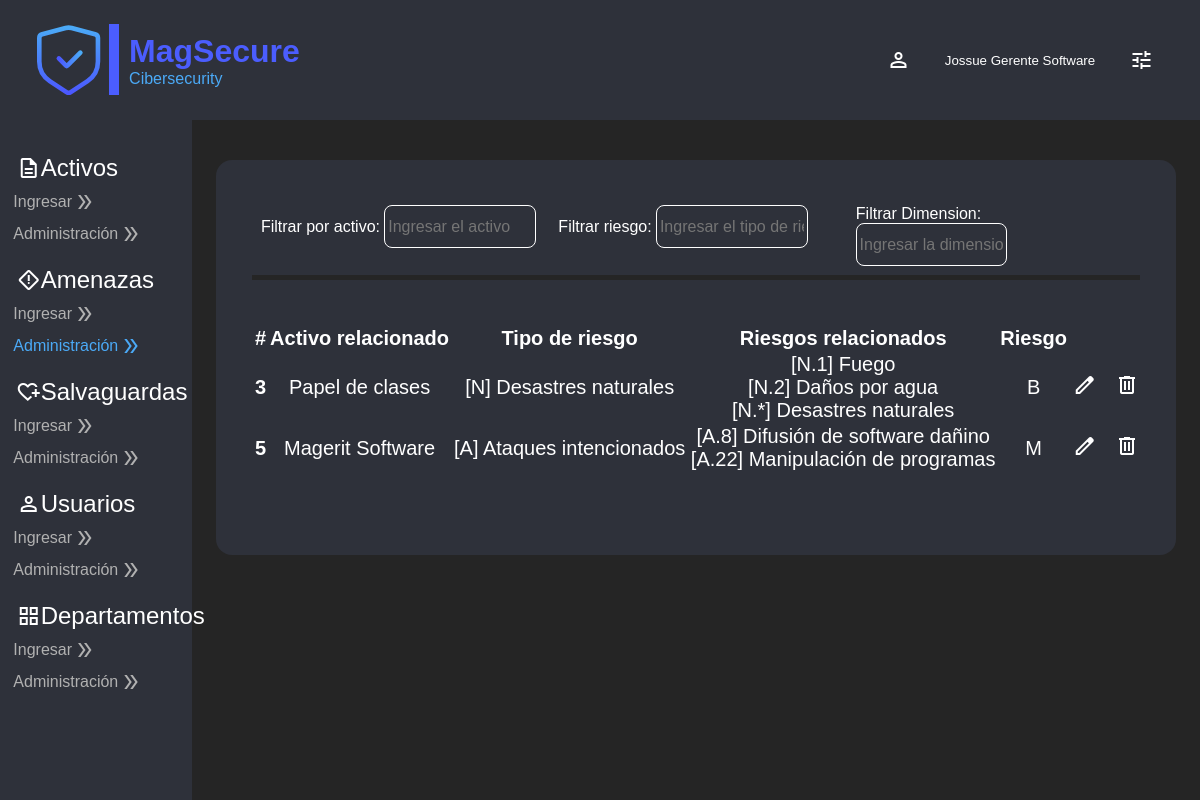
The app's page /home/tableRisks/ (signed in), older data.
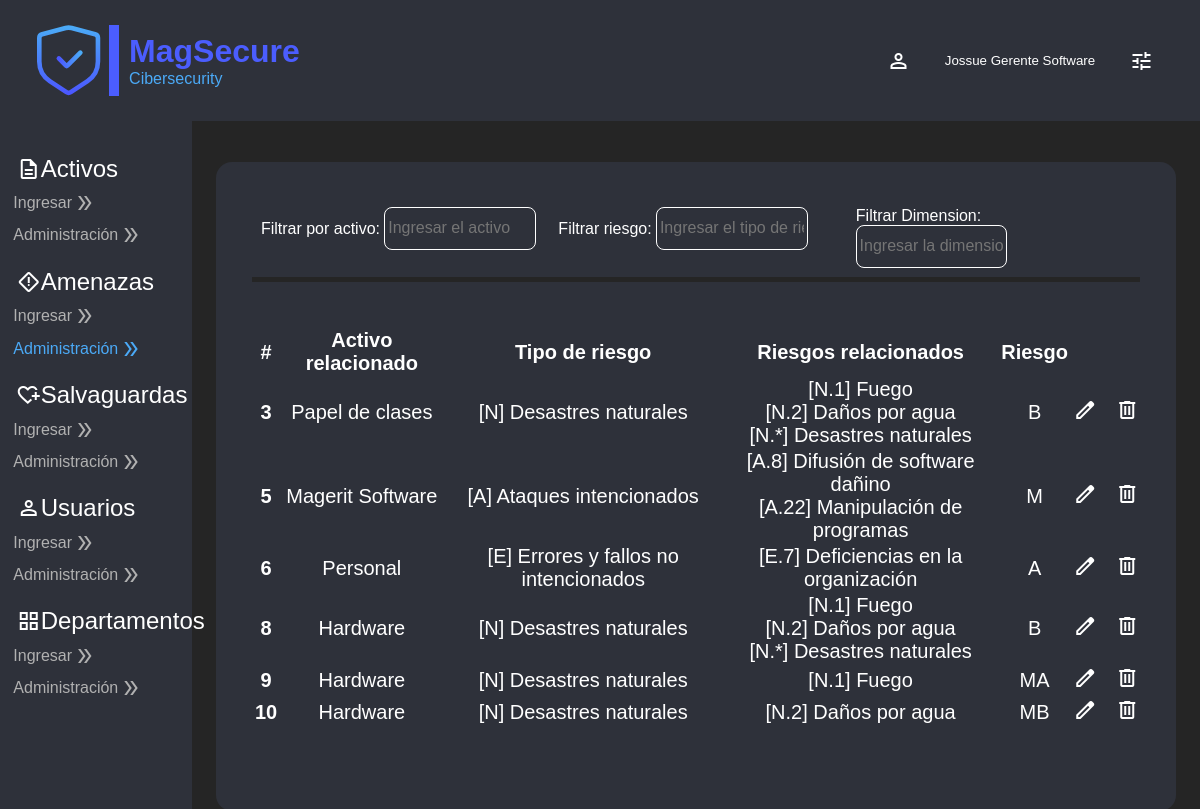
The same page, newer data.
### Users/models.py (models this page shows)
class User(AbstractUser):
    celular = models.CharField(max_length=10, null=False)
    department = models.CharField(max_length=20, null=True)
    workload = models.ForeignKey(Workload, on_delete=models.CASCADE, null=True)

class Workload(models.Model):
    name = models.CharField(max_length=50, null=False)

### InitialPage/models.py (models this page shows)
class AssetsRisk(models.Model):
    risktype = models.ForeignKey(RiskType, on_delete=models.CASCADE, null=True)
    risk = models.ManyToManyField(Risk)
    asset = models.ForeignKey(Assets, on_delete=models.CASCADE, null=True)
    dimention = models.CharField(max_length=255, null=True)

class Assets(models.Model):
    code = models.CharField(max_length=5)
    name = models.TextField(max_length=20)
    ubicationType = models.CharField(max_length=20)
    ubication = models.CharField(max_length=20)
    quantity = models.IntegerField()
    characteristic = models.TextField(max_length=50)
    type = models.ForeignKey(TypeAssets, on_delete=models.CASCADE)
    responsableArea = models.ForeignKey(Departments, null=False, on_delete=models.CASCADE)
    responsableUser = models.ForeignKey(User, null=False, on_delete=models.CASCADE)

class RiskType(models.Model):
    name = models.CharField(max_length=50)
    description = models.CharField(max_length=200)

class Risk(models.Model):
    type = models.ForeignKey(RiskType, on_delete=models.CASCADE, null=True)
    name = models.CharField(max_length=100)
    dimention = models.CharField(max_length=200)
    description = models.CharField(max_length=200)

### InitialPage/views.py (the view)
# urls.py: path('tableRisks/', views.tableRisks, name='tableRisks'),
def tableRisks(request):
    if request.user.is_authenticated:
        return render(request, "tables/risk.html",{
            "AssetsRisk": AssetsRisk.objects.all(),
        })
    else:
        return HttpResponseRedirect(reverse("user:login_view"))

### InitialPage/templates/tables/risk.html (shortened to what this page needs)
{% extends 'layoutHome.html' %}
{% load static %}
{% block action8 %} style="color:#4BAAF7" {% endblock %}
{% block body %}
<section id="bodyform-tables">
    <div class="box-finding">
        <div class="search-information">
            <label for="inpSearch">Filtrar por activo:</label>
            <input type="text" id="inpSearch0" name="inpSearch" placeholder="Ingresar el activo">
        </div>
        <div class="search-information">
            <label for="inpSearch">Filtrar riesgo:</label>
            <input type="text" id="inpSearch1" name="inpSearch2" placeholder="Ingresar el tipo de riesgo">
        </div>
        <div class="search-information">
            <label for="inpSearch">Filtrar Dimension:</label>
            <input type="text" id="inpSearch2" name="inpSearch3" placeholder="Ingresar la dimension">
        </div>
    </div>
    <div class="form-container">
        <table class="table" id="searchtable">
            <thead>
                <tr>
                    <th scope="col">#</th>
                    <th scope="col">Activo relacionado</th>
                    <th scope="col">Tipo de riesgo</th>
                    <th scope="col">Riesgos relacionados</th>
                    <th scope="col">Riesgo</th>
                    <th scope="col">
                    </th>
                    <th scope="col"></th>
                    <th scope="col"></th>
                    <th scope="col"></th>
                    <th scope="col"></th>
                    <th scope="col"></th>
                    <th scope="col">
                    </th>
                </tr>
            </thead>
            <tbody>
                {% for risk in AssetsRisk %}
                <tr>
                    <th scope="row">{{ risk.id }}</th>
                    <td>{{ risk.asset.name }}</td>
                    <td>{{ risk.risktype.name }}</td>
                    <td>
                        {% for subrisk in risk.risk.all %}
                            {{ subrisk.name }} <br>
                        {% endfor %}
                    </td>
                    <td>{{ risk.dimention }}</td>
                    <td>
                        <a type="button" onclick="activeeditboxRisk(this)" class="button-format"
                            data-risk-id="{{ risk.id }}"
                            data-risk-asset-id="{{ risk.asset.id }}"
                            data-risk-asset-name="{{ risk.asset.name }}"
                            data-risk-asset-type-id="{{ risk.asset.type.id }}"
                            data-risk-dimention="{{ risk.dimention }}"
                            data-risk-type-id="{{ risk.risktype.id }}">
                            <span class="material-symbols-outlined">
                            </span>
                        </a>
                    </td>
                    <td></td>
                    <td></td>
                    <td></td>
                    <td></td>
                    <td></td>
                    <td>
                        <a href="{% url 'home:deleteTableRisks' risk.id %}" class="button-format">
                            <span class="material-symbols-outlined">
                            </span>
                        </a>
                    </td>
                </tr>
                {% endfor %}
            </tbody>
        </table>
    </div>
</section>
{% endblock %}

### InitialPage/templates/layoutHome.html (shortened to what this page needs)
{% load static %}
<!DOCTYPE html>
<html lang="es">
<head>
    <link rel="stylesheet" href="{% static 'css/styleForm.css' %}">
    <link rel="stylesheet" href="{% static 'css/styleHome.css' %}">
</head>
<body>
    <header>
        <nav class="navbar">
            <div class="logo-left">
                <div class="line-1"></div>
                <div class="textalingh">
                    <div class="mag-secure">MagSecure</div>
                    <div class="cibersecurity">Cibersecurity</div>
                </div>
            </div>
            <div class="info-user-right">
                <button class="dropdownbutton" onclick="toggleDropdown()">
                    <span class="material-symbols-outlined">
                    </span>
                    <div class="show-info-user">
                        <p>{{ user.username }} {{ user.workload.name }} {{ user.department }}</p>
                    </div>
                    <span class="material-symbols-outlined">
                    </span>
                </button>
            </div>
        </nav>
    </header>
    <section id="side-bar">
        <div class="sidebar">
            <div class="box-actions">
                <p class="principal-name">
                    <span class="material-symbols-outlined">
                    </span>
                    <span class="name">
                        Activos
                    </span>
                </p>
                <a href="{% url 'home:enterAsset' %}" class="actions" {% block action1 %} {% endblock %}>
                    Ingresar
                    <span class="material-symbols-outlined">
                    </span>
                </a>
                <a href="{% url 'home:tableAssets' %}" class="actions" {% block action2 %} {% endblock %}>
                    Administración
                    <span class="material-symbols-outlined">
                    </span>
                </a>
            </div>
            <div class="box-actions">
                <p class="principal-name">
                    <span class="material-symbols-outlined">
                    </span>
                    <span class="name">
                        Amenazas
                    </span>
                </p>
                <a href="{% url 'home:asingRiskAsset' %}" class="actions" {% block action7 %} {% endblock %}>
                    Ingresar
                    <span class="material-symbols-outlined">
                    </span>
                </a>
                <a href="{% url 'home:tableRisks' %}" class="actions" {% block action8 %} {% endblock %}>
                    Administración
                    <span class="material-symbols-outlined">
                    </span>
                </a>
            </div>
            <div class="box-actions">
                <p class="principal-name">
                    <span class="material-symbols-outlined">
                    </span>
                    <span class="name">
                        Salvaguardas
                    </span>
                </p>
                <a href="{% url 'home:enterSafeguards' %}" class="actions" {% block action9 %} {% endblock %}>
                    Ingresar
                    <span class="material-symbols-outlined">
                    </span>
                </a>
                <a href="{% url 'home:tableSafeguards' %}" class="actions" {% block action10 %} {% endblock %}>
                    Administración
                    <span class="material-symbols-outlined">
                    </span>
                </a>
            </div>
            <div class="box-actions">
                <p class="principal-name">
                    <span class="material-symbols-outlined">
                    </span>
                    <span class="name">
                        Usuarios
                    </span>
                </p>
                <a href="{% url 'home:enterUsers' %}" class="actions" {% block action3 %} {% endblock %}>
                    Ingresar
                    <span class="material-symbols-outlined">
                    </span>
                </a>
                <a href="{% url 'home:tableusers' %}" class="actions" {% block action4 %} {% endblock %}>
                    Administración
                    <span class="material-symbols-outlined">
                    </span>
                </a>
            </div>
            <div class="box-actions">
                <p class="principal-name">
                    <span class="material-symbols-outlined">
                    </span>
                    <span class="name">
                        Departamentos
                    </span>
                </p>
                <a href="{% url 'home:enterDepartment' %}" class="actions" {% block action5 %} {% endblock %}>
                    Ingresar
                    <span class="material-symbols-outlined">
                    </span>
                </a>
                <a href="{% url 'home:tabledepartments' %}" class="actions" {% block action6 %} {% endblock %}>
                    Administración
                    <span class="material-symbols-outlined">
                    </span>
                </a>
            </div>
        </div>
    </section>
    {% block body %} {% endblock %}
</body>
</html>

### InitialPage/static/css/styleForm.css (style rules this page uses)
#bodyform-tables { background-color: #2e313a; position: absolute; width: 80%; left: 18%; top: 20%; height: auto; padding: 3%; border-radius: 1rem; }
.form-container { text-align: justify; font-size: 30px; color: white; margin-bottom: 5%; }
.table { width: 100%; margin-top: 5%; border-collapse: collapse; border: 1px solid white; }
.table th { border: 3px solid #2e313a; padding: 0%; text-align: center; font-size: 20px; color: white; }
.table td { border: 3px solid #2e313a; padding: 0%; text-align: center; font-size: 20px; color: white; }
.button-format { color: white; padding:0% 10%; }
.box-finding { display: flex; flex-direction: row; justify-content: space-between; width: 100%; padding-bottom: 2%; border-bottom: 5px solid #252525; }
.search-information { width: 33%; color: white; padding: 1%; }
.search-information input { width: 55%; height: 100%; background: #2e313a; border: 1px solid white; color: white; font-family: "IbmPlexSans-Light", sans-serif; font-size: 100%; font-weight: 300; border-radius: 0.5rem; padding: 1%; }

### InitialPage/static/css/styleHome.css (style rules this page uses)
* { margin: 0; padding: 0; box-sizing: border-box; }
html, body { background: #252525; font-family: "IbmPlexSans-Medium", sans-serif; }
.navbar { background: #2e313a; padding: 0 20px; height: 15%; width: 100%; display: flex; justify-content: space-between; align-items: center; position: fixed; z-index: 1000; }
.logo-left { display: flex; justify-content: space-between; align-items: center; padding: 1.5%; }
.logo-left .logo { width: 40%; height: 40%; margin-right: 1%; }
.logo-left .line-1 { border-style: solid; border-color: #4b5dfe; border-width: 10px 0 0 0; width: 45%; height: 100%; position: relative; margin-top: -20%; left: 5%; transform-origin: 0 0; transform: rotate(90deg) scale(1, 1); }
.logo-left .textalingh { position: relative; left: -15%; }
.mag-secure { color: #4b5dfe; font-family: "IbmPlexSans-SemiBold", sans-serif; font-size: 200%; font-weight: 600; position: relative; top: -20%; }
.cibersecurity { color: #4baaf7; font-family: "IbmPlexSans-Light", sans-serif; font-size: 100%; font-weight: 300; position: relative; }
.info-user-right { display: flex; justify-content: space-between; align-items: center; padding: 1%; width: 20rem; }
.dropdownbutton { display: flex; justify-content: space-between; align-items: center; width: 130%; padding: 5%; border: 1rem none; background-color: transparent; cursor: pointer; color: white; }
#side-bar .sidebar { position: fixed; top: 15%; left: 0; width: 16%; height: 85%; background: #2e313a; padding: 1%; transition: all 0.5s ease; z-index: 1000; }
#side-bar .sidebar .box-actions { list-style: none; margin: 12% -10%; padding: 1%; color: white; width: 100%; height: 14%; }
#side-bar .sidebar .box-actions .principal-name { font-size: 150%; margin-left: 12%; display: flex; justify-content: flex-start; align-items: center; padding-bottom: 5%; }
#side-bar .sidebar .box-actions .actions { font-size: 100%; color: #b1b1b1; display: flex; justify-content: flex-start; align-items: center; text-decoration: none; margin-left: 10%; padding-bottom: 5%; }

Row changes from the older to the newer data that the page shows:
added AssetsRisk: id "6", asset.name "Personal", risktype.name "[E] Errores y fallos no intencionados", dimention "A"
now on this page (row unchanged): Risk: name "[E.7] Deficiencias en la organización", shown under "6"
added AssetsRisk: id "8", asset.name "Hardware", risktype.name "[N] Desastres naturales", dimention "B", Risk (name "[N.1] Fuego"), Risk (name "[N.2] Daños por agua"), Risk (name "[N.*] Desastres naturales")
added AssetsRisk: id "9", asset.name "Hardware", risktype.name "[N] Desastres naturales", dimention "MA", Risk (name "[N.1] Fuego")
added AssetsRisk: id "10", asset.name "Hardware", risktype.name "[N] Desastres naturales", dimention "MB", Risk (name "[N.2] Daños por agua")
